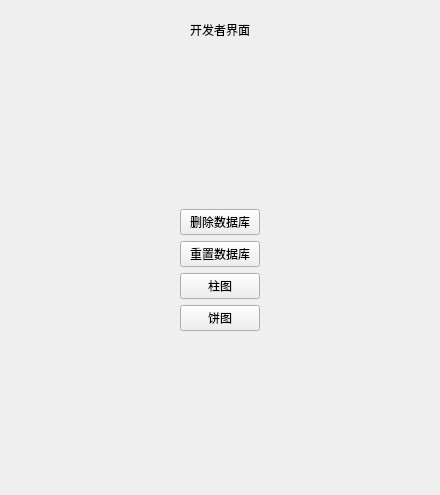
<?xml version="1.0" encoding="UTF-8"?>
<ui version="4.0">
 <class>DeveloperPage</class>
 <widget class="QWidget" name="DeveloperPage">
  <property name="geometry">
   <rect>
    <x>0</x>
    <y>0</y>
    <width>440</width>
    <height>495</height>
   </rect>
  </property>
  <property name="windowTitle">
   <string>DeveloperPage</string>
  </property>
  <layout class="QVBoxLayout" name="verticalLayout_2">
   <item>
    <widget class="QWidget" name="widget" native="true">
     <layout class="QHBoxLayout" name="horizontalLayout">
      <item>
       <spacer name="horizontalSpacer">
        <property name="orientation">
         <enum>Qt::Horizontal</enum>
        </property>
        <property name="sizeHint" stdset="0">
         <size>
          <width>151</width>
          <height>20</height>
         </size>
        </property>
       </spacer>
      </item>
      <item>
       <widget class="QLabel" name="label">
        <property name="text">
         <string>开发者界面</string>
        </property>
       </widget>
      </item>
      <item>
       <spacer name="horizontalSpacer_2">
        <property name="orientation">
         <enum>Qt::Horizontal</enum>
        </property>
        <property name="sizeHint" stdset="0">
         <size>
          <width>150</width>
          <height>20</height>
         </size>
        </property>
       </spacer>
      </item>
     </layout>
    </widget>
   </item>
   <item>
    <spacer name="verticalSpacer">
     <property name="orientation">
      <enum>Qt::Vertical</enum>
     </property>
     <property name="sizeHint" stdset="0">
      <size>
       <width>20</width>
       <height>40</height>
      </size>
     </property>
    </spacer>
   </item>
   <item>
    <widget class="QWidget" name="widget_3" native="true">
     <layout class="QHBoxLayout" name="horizontalLayout_2">
      <item>
       <spacer name="horizontalSpacer_3">
        <property name="orientation">
         <enum>Qt::Horizontal</enum>
        </property>
        <property name="sizeHint" stdset="0">
         <size>
          <width>131</width>
          <height>20</height>
         </size>
        </property>
       </spacer>
      </item>
      <item>
       <widget class="QWidget" name="widget_2" native="true">
        <layout class="QVBoxLayout" name="verticalLayout">
         <item>
          <widget class="QPushButton" name="pushButton_destroyDB">
           <property name="text">
            <string>删除数据库</string>
           </property>
          </widget>
         </item>
         <item>
          <widget class="QPushButton" name="pushButton_resetDB">
           <property name="text">
            <string>重置数据库</string>
           </property>
          </widget>
         </item>
         <item>
          <widget class="QPushButton" name="pushButton_pillarDiagram">
           <property name="text">
            <string>柱图</string>
           </property>
          </widget>
         </item>
         <item>
          <widget class="QPushButton" name="pushButton_pieChart">
           <property name="text">
            <string>饼图</string>
           </property>
          </widget>
         </item>
        </layout>
       </widget>
      </item>
      <item>
       <spacer name="horizontalSpacer_4">
        <property name="orientation">
         <enum>Qt::Horizontal</enum>
        </property>
        <property name="sizeHint" stdset="0">
         <size>
          <width>130</width>
          <height>20</height>
         </size>
        </property>
       </spacer>
      </item>
     </layout>
    </widget>
   </item>
   <item>
    <spacer name="verticalSpacer_2">
     <property name="orientation">
      <enum>Qt::Vertical</enum>
     </property>
     <property name="sizeHint" stdset="0">
      <size>
       <width>20</width>
       <height>40</height>
      </size>
     </property>
    </spacer>
   </item>
  </layout>
 </widget>
 <resources/>
 <connections/>
</ui>
